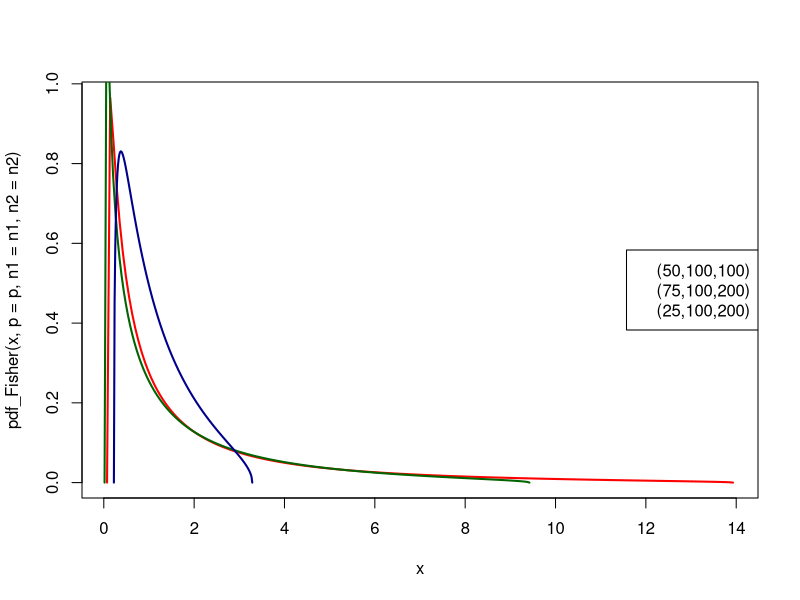
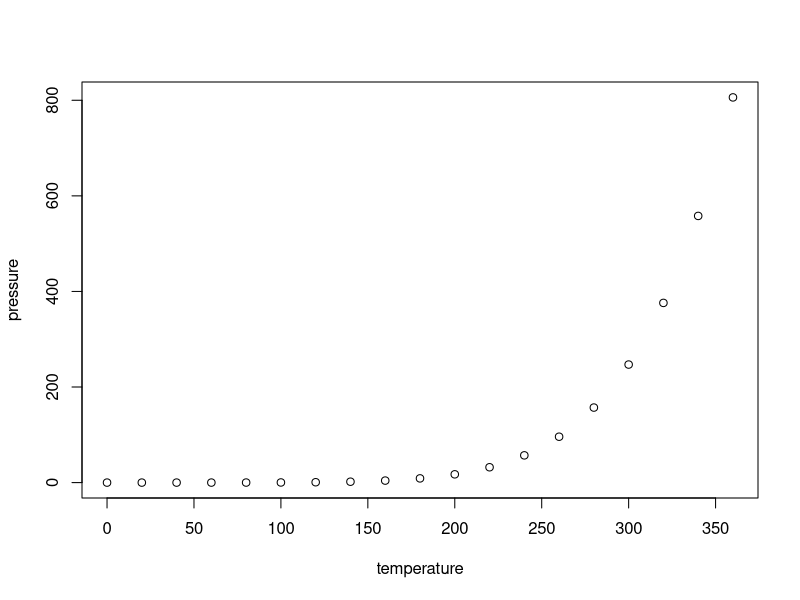

Here is the R script that generated these plots, in order:
## ---- chunk 1
knitr::opts_chunk$set(echo = TRUE)
library(ggplot2)
## ---- chunk 2
pdf_Fisher <- function(x, p = p, n1 = n1, n2 = n2){
  s = p/n1
  t = p/n2
  h = (s + t - s*t)^{1/2}
  a = (1 - h)^2 / (1 - t)^2
  b = (1 + h)^2 / (1 - t)^2
  ifelse(x <= a | x >=b, 0, suppressWarnings((1-t)/ (2 * pi * x * (s + t*x)) *sqrt((b - x) * (x -a)), "x"))
}
## ---- chunk 3
fisher_support <- function(n_points = 200, p = p, n1 = n1, n2 = n2){
  s = p/n1
  t = p/n2
  h = (s + t - s*t)^{1/2}
  a = (1 - h)^2 / (1 - t)^2
  b = (1 + h)^2 / (1 - t)^2
  seq(a, b, length.out = n_points)
}
## ---- chunk 4
p = 50
n1 = 100
n2 = 100
x = fisher_support(p = p, n1 = n1, n2 = n2)
plot(x, pdf_Fisher(x, p = p, n1 = n1, n2 = n2), type='l', lwd=2, col="red")
p = 75
n1 = 100
n2 = 200
x = fisher_support(p = p, n1 = n1, n2 = n2)
lines(x, pdf_Fisher(x, p = p, n1 = n1, n2 = n2), type='l', lwd=2, col="darkgreen", ylab="")
p = 25
n1 = 100
n2 = 200
x = fisher_support(p = p, n1 = n1, n2 = n2)
lines(x, pdf_Fisher(x, p = p, n1 = n1, n2 = n2), type='l', lwd=2, col="darkblue", ylab="")
legend("right", c("(50,100,100)", "(75,100,200)","(25,100,200)"), col=c("red", "darkgreen","darkblue"), )
## ---- chunk 5

## ---- chunk 6
plot(pressure)
